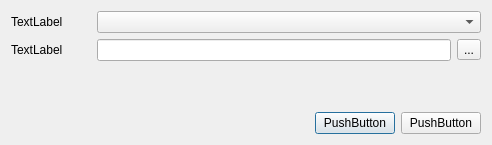
<?xml version="1.0" encoding="UTF-8"?>
<ui version="4.0">
 <class>Dialog</class>
 <widget class="QDialog" name="Dialog">
  <property name="geometry">
   <rect>
    <x>0</x>
    <y>0</y>
    <width>492</width>
    <height>145</height>
   </rect>
  </property>
  <property name="windowTitle">
   <string>Dialog</string>
  </property>
  <layout class="QVBoxLayout" name="verticalLayout_2">
   <item>
    <layout class="QVBoxLayout" name="verticalLayout">
     <item>
      <layout class="QHBoxLayout" name="horizontalLayout">
       <item>
        <widget class="QLabel" name="label">
         <property name="minimumSize">
          <size>
           <width>80</width>
           <height>0</height>
          </size>
         </property>
         <property name="maximumSize">
          <size>
           <width>80</width>
           <height>16777215</height>
          </size>
         </property>
         <property name="text">
          <string>TextLabel</string>
         </property>
        </widget>
       </item>
       <item>
        <widget class="QComboBox" name="comboBox"/>
       </item>
      </layout>
     </item>
     <item>
      <layout class="QHBoxLayout" name="horizontalLayout_2">
       <item>
        <widget class="QLabel" name="label_2">
         <property name="minimumSize">
          <size>
           <width>80</width>
           <height>0</height>
          </size>
         </property>
         <property name="maximumSize">
          <size>
           <width>80</width>
           <height>16777215</height>
          </size>
         </property>
         <property name="text">
          <string>TextLabel</string>
         </property>
        </widget>
       </item>
       <item>
        <widget class="QLineEdit" name="lineEdit"/>
       </item>
       <item>
        <widget class="QToolButton" name="toolButton">
         <property name="text">
          <string>...</string>
         </property>
        </widget>
       </item>
      </layout>
     </item>
    </layout>
   </item>
   <item>
    <spacer name="verticalSpacer">
     <property name="orientation">
      <enum>Qt::Vertical</enum>
     </property>
     <property name="sizeHint" stdset="0">
      <size>
       <width>20</width>
       <height>40</height>
      </size>
     </property>
    </spacer>
   </item>
   <item>
    <layout class="QHBoxLayout" name="horizontalLayout_3">
     <item>
      <spacer name="horizontalSpacer">
       <property name="orientation">
        <enum>Qt::Horizontal</enum>
       </property>
       <property name="sizeHint" stdset="0">
        <size>
         <width>40</width>
         <height>20</height>
        </size>
       </property>
      </spacer>
     </item>
     <item>
      <widget class="QPushButton" name="pushButton">
       <property name="text">
        <string>PushButton</string>
       </property>
      </widget>
     </item>
     <item>
      <widget class="QPushButton" name="pushButton_2">
       <property name="text">
        <string>PushButton</string>
       </property>
      </widget>
     </item>
    </layout>
   </item>
  </layout>
 </widget>
 <resources/>
 <connections/>
</ui>
